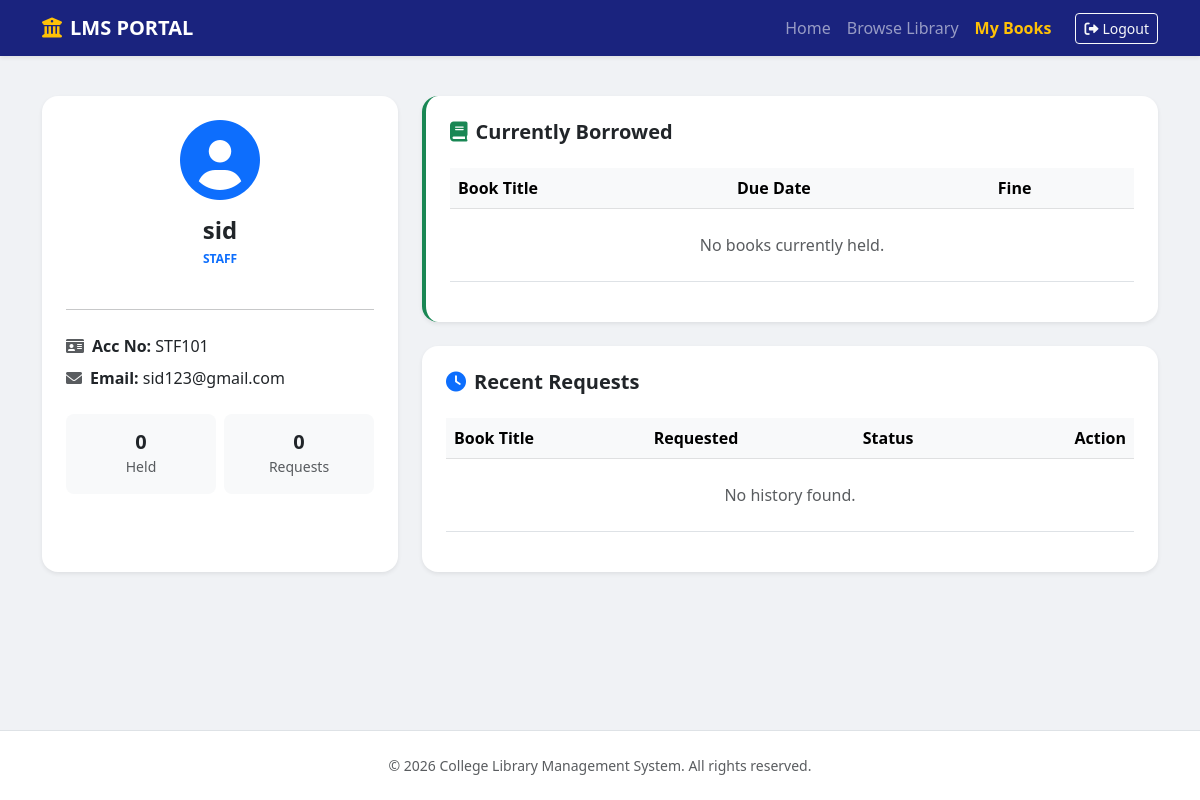
The page /profile (signed in) on the database its author committed.
### controller/models.py (models this page shows)
class User(db.Model, UserMixin): # <--- Add UserMixin here
    id = db.Column(db.Integer, primary_key=True)
    account_no = db.Column(db.String(20), unique=True, nullable=False)
    name = db.Column(db.String(100), nullable=False)
    email = db.Column(db.String(120), unique=True, nullable=False)
    password = db.Column(db.String(200), nullable=False)
    role = db.Column(db.String(20), nullable=False) # 'librarian', 'staff', 'student'
    rentals = db.relationship('Transaction', backref='borrower', lazy=True)

### app.py (the view)
@app.route('/profile')
@login_required
def profile():
    user_requests = BookRequest.query.filter_by(user_id=current_user.id).order_by(BookRequest.request_date.desc()).all()
    active_borrows = Transaction.query.filter_by(user_id=current_user.id, return_date=None).all()
    borrow_history = Transaction.query.filter_by(user_id=current_user.id).filter(Transaction.return_date != None).all()
    return render_template('profile.html',
                           requests=user_requests,
                           active_borrows=active_borrows,
                           history=borrow_history,
                           now=datetime.utcnow())

### app.py (called while the page is built)
@login_manager.user_loader
def load_user(user_id):
    return db.session.get(User, int(user_id))

### templates/profile.html
{% extends "base.html" %}
{% block content %}
<div class="container py-4">
    <div class="row g-4">
        <div class="col-md-4">
            <div class="card border-0 shadow-sm rounded-4 text-center p-4 h-100">
                <div class="mb-3">
                    <i class="fas fa-user-circle fa-5x text-primary"></i>
                </div>
                <h4 class="fw-bold mb-1">{{ current_user.name }}</h4>
                <p class="badge bg-primary-soft text-primary px-3">{{ current_user.role | upper }}</p>
                <hr class="my-4">
                <div class="text-start">
                    <p class="mb-2"><i class="fas fa-id-card me-2 text-muted"></i><strong>Acc No:</strong> {{ current_user.account_no }}</p>
                    <p class="mb-4"><i class="fas fa-envelope me-2 text-muted"></i><strong>Email:</strong> {{ current_user.email }}</p>
                </div>
                <div class="row g-2">
                    <div class="col-6">
                        <div class="bg-light p-3 rounded-3">
                            <h5 class="fw-bold mb-0 text-dark">{{ active_borrows|length }}</h5>
                            <small class="text-muted">Held</small>
                        </div>
                    </div>
                    <div class="col-6">
                        <div class="bg-light p-3 rounded-3">
                            <h5 class="fw-bold mb-0 text-dark">{{ requests|length }}</h5>
                            <small class="text-muted">Requests</small>
                        </div>
                    </div>
                </div>
            </div>
        </div>
        <div class="col-md-8">
            <div class="card border-0 shadow-sm rounded-4 p-4 mb-4 border-start border-4 border-success">
                <h5 class="fw-bold mb-4 text-dark"><i class="fas fa-book me-2 text-success"></i>Currently Borrowed</h5>
                <div class="table-responsive">
                    <table class="table align-middle">
                        <thead class="table-light">
                            <tr>
                                <th>Book Title</th>
                                <th>Due Date</th>
                                <th>Fine</th>
                            </tr>
                        </thead>
                        <tbody>
                            {% for txn in active_borrows %}
                            <tr>
                                <td class="fw-bold">{{ txn.book.title }}</td>
                                <td>
                                    <span class="{% if now > txn.due_date %}text-danger fw-bold{% endif %}">
                                        {{ txn.due_date.strftime('%d-%b-%Y') }}
                                    </span>
                                </td>
                                <td>
                                    {% set days = (now - txn.due_date).days %}
                                    <span class="{% if days > 0 %}text-danger fw-bold{% else %}text-success{% endif %}">
                                        ₹ {{ days * 5 if days > 0 else 0 }}
                                    </span>
                                </td>
                            </tr>
                            {% else %}
                            <tr><td colspan="3" class="text-center py-4 text-muted">No books currently held.</td></tr>
                            {% endfor %}
                        </tbody>
                    </table>
                </div>
            </div>
            <div class="card border-0 shadow-sm rounded-4 p-4">
                <h5 class="fw-bold mb-4 text-dark"><i class="fas fa-clock me-2 text-primary"></i>Recent Requests</h5>
                <div class="table-responsive">
                    <table class="table align-middle">
                        <thead class="table-light">
                            <tr>
                                <th>Book Title</th>
                                <th>Requested</th>
                                <th>Status</th>
                                <th class="text-end">Action</th>
                            </tr>
                        </thead>
                        <tbody>
                            {% for req in requests %}
                            <tr>
                                <td>{{ req.book.title }}</td>
                                <td>{{ req.request_date.strftime('%d-%b') }}</td>
                                <td>
                                    <span class="badge {% if req.status == 'Pending' %}bg-warning{% elif req.status == 'Approved' %}bg-success{% else %}bg-danger{% endif %}">
                                        {{ req.status }}
                                    </span>
                                </td>
                                <td class="text-end">
                                    {% if req.status == 'Pending' %}
                                    <form action="{{ url_for('cancel_request', req_id=req.id) }}" method="POST" style="display:inline;">
                                        <button type="submit" class="btn btn-sm btn-outline-danger border-0" title="Cancel Request">
                                            <i class="fas fa-times-circle"></i>
                                        </button>
                                    </form>
                                    {% endif %}
                                </td>
                            </tr>
                            {% else %}
                            <tr><td colspan="4" class="text-center py-4 text-muted">No history found.</td></tr>
                            {% endfor %}
                        </tbody>
                    </table>
                </div>
            </div>
        </div>
    </div>
</div>
{% endblock %}

### static/style.css (style rules this page uses)
:root { --college-blue: #1a237e; --accent-gold: #fbc02d; }
body { background-color: #f0f2f5; color: #333; }
.card { border: none; border-radius: 12px; transition: all 0.3s ease; }

### rows shown on the page
User: name "sid", role "STAFF", account_no "STF101", email "sid123@gmail.com"

### other values the page prints
{{ active_borrows|length }} "0"
{{ requests|length }} "0"
